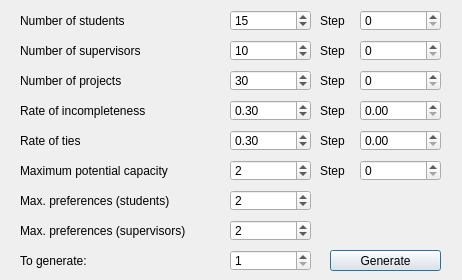
<?xml version="1.0" encoding="UTF-8"?>
<ui version="4.0">
 <class>DataGenWindow</class>
 <widget class="QDialog" name="DataGenWindow">
  <property name="geometry">
   <rect>
    <x>0</x>
    <y>0</y>
    <width>462</width>
    <height>280</height>
   </rect>
  </property>
  <property name="sizePolicy">
   <sizepolicy hsizetype="Fixed" vsizetype="Fixed">
    <horstretch>0</horstretch>
    <verstretch>0</verstretch>
   </sizepolicy>
  </property>
  <property name="maximumSize">
   <size>
    <width>560</width>
    <height>400</height>
   </size>
  </property>
  <property name="windowTitle">
   <string>SPASuite Dataset Generator</string>
  </property>
  <property name="windowIcon">
   <iconset>
    <normalon>:/resources/resource/win_icon.png</normalon>
   </iconset>
  </property>
  <widget class="QLabel" name="numStudentsLabel">
   <property name="geometry">
    <rect>
     <x>20</x>
     <y>10</y>
     <width>161</width>
     <height>21</height>
    </rect>
   </property>
   <property name="toolTip">
    <string>Number of students (also number of genes in chromosome)</string>
   </property>
   <property name="text">
    <string>Number of students</string>
   </property>
  </widget>
  <widget class="QSpinBox" name="numStudentsVal">
   <property name="geometry">
    <rect>
     <x>230</x>
     <y>10</y>
     <width>81</width>
     <height>21</height>
    </rect>
   </property>
   <property name="minimum">
    <number>1</number>
   </property>
   <property name="maximum">
    <number>499</number>
   </property>
   <property name="value">
    <number>15</number>
   </property>
  </widget>
  <widget class="QLabel" name="numSupervisorsLabel">
   <property name="geometry">
    <rect>
     <x>20</x>
     <y>40</y>
     <width>161</width>
     <height>21</height>
    </rect>
   </property>
   <property name="toolTip">
    <string>Number of supervisors</string>
   </property>
   <property name="text">
    <string>Number of supervisors</string>
   </property>
  </widget>
  <widget class="QSpinBox" name="numSupervisorsVal">
   <property name="geometry">
    <rect>
     <x>230</x>
     <y>40</y>
     <width>81</width>
     <height>21</height>
    </rect>
   </property>
   <property name="minimum">
    <number>1</number>
   </property>
   <property name="maximum">
    <number>499</number>
   </property>
   <property name="value">
    <number>10</number>
   </property>
  </widget>
  <widget class="QLabel" name="numProjectsLabel">
   <property name="geometry">
    <rect>
     <x>20</x>
     <y>70</y>
     <width>161</width>
     <height>21</height>
    </rect>
   </property>
   <property name="toolTip">
    <string>Number of projects</string>
   </property>
   <property name="text">
    <string>Number of projects</string>
   </property>
  </widget>
  <widget class="QSpinBox" name="numProjectsVal">
   <property name="geometry">
    <rect>
     <x>230</x>
     <y>70</y>
     <width>81</width>
     <height>21</height>
    </rect>
   </property>
   <property name="minimum">
    <number>1</number>
   </property>
   <property name="maximum">
    <number>999</number>
   </property>
   <property name="value">
    <number>30</number>
   </property>
  </widget>
  <widget class="QDoubleSpinBox" name="incompletenessVal">
   <property name="geometry">
    <rect>
     <x>230</x>
     <y>100</y>
     <width>81</width>
     <height>21</height>
    </rect>
   </property>
   <property name="maximum">
    <double>1.000000000000000</double>
   </property>
   <property name="singleStep">
    <double>0.010000000000000</double>
   </property>
   <property name="value">
    <double>0.300000000000000</double>
   </property>
  </widget>
  <widget class="QLabel" name="incompletenessLabel">
   <property name="geometry">
    <rect>
     <x>20</x>
     <y>100</y>
     <width>161</width>
     <height>21</height>
    </rect>
   </property>
   <property name="toolTip">
    <string>The probability to skip assigning a project</string>
   </property>
   <property name="text">
    <string>Rate of incompleteness</string>
   </property>
  </widget>
  <widget class="QPushButton" name="pushButton">
   <property name="geometry">
    <rect>
     <x>330</x>
     <y>250</y>
     <width>111</width>
     <height>21</height>
    </rect>
   </property>
   <property name="text">
    <string>Generate</string>
   </property>
  </widget>
  <widget class="QLabel" name="tiesLabel">
   <property name="geometry">
    <rect>
     <x>20</x>
     <y>130</y>
     <width>161</width>
     <height>21</height>
    </rect>
   </property>
   <property name="toolTip">
    <string>The probability that a project will be equal preference to the previous assignment</string>
   </property>
   <property name="text">
    <string>Rate of ties</string>
   </property>
  </widget>
  <widget class="QDoubleSpinBox" name="tiesVal">
   <property name="geometry">
    <rect>
     <x>230</x>
     <y>130</y>
     <width>81</width>
     <height>21</height>
    </rect>
   </property>
   <property name="maximum">
    <double>1.000000000000000</double>
   </property>
   <property name="singleStep">
    <double>0.010000000000000</double>
   </property>
   <property name="value">
    <double>0.300000000000000</double>
   </property>
  </widget>
  <widget class="QLabel" name="maxCapacityLabel">
   <property name="geometry">
    <rect>
     <x>20</x>
     <y>160</y>
     <width>191</width>
     <height>21</height>
    </rect>
   </property>
   <property name="toolTip">
    <string>The maximum capacity that projects and supervisors may have</string>
   </property>
   <property name="text">
    <string>Maximum potential capacity</string>
   </property>
  </widget>
  <widget class="QSpinBox" name="maxCapacityVal">
   <property name="geometry">
    <rect>
     <x>230</x>
     <y>160</y>
     <width>81</width>
     <height>21</height>
    </rect>
   </property>
   <property name="minimum">
    <number>1</number>
   </property>
   <property name="maximum">
    <number>999</number>
   </property>
   <property name="value">
    <number>2</number>
   </property>
  </widget>
  <widget class="QLabel" name="studentMaxPrefLabel">
   <property name="geometry">
    <rect>
     <x>20</x>
     <y>190</y>
     <width>191</width>
     <height>21</height>
    </rect>
   </property>
   <property name="toolTip">
    <string>Maximum preferences a student may have</string>
   </property>
   <property name="text">
    <string>Max. preferences (students)</string>
   </property>
  </widget>
  <widget class="QLabel" name="supervisorMaxPrefLabel">
   <property name="geometry">
    <rect>
     <x>20</x>
     <y>220</y>
     <width>201</width>
     <height>21</height>
    </rect>
   </property>
   <property name="toolTip">
    <string>Maximum preferences a supervisor may have</string>
   </property>
   <property name="text">
    <string>Max. preferences (supervisors)</string>
   </property>
  </widget>
  <widget class="QSpinBox" name="studentMaxPrefVal">
   <property name="geometry">
    <rect>
     <x>230</x>
     <y>190</y>
     <width>81</width>
     <height>21</height>
    </rect>
   </property>
   <property name="minimum">
    <number>1</number>
   </property>
   <property name="maximum">
    <number>999</number>
   </property>
   <property name="value">
    <number>2</number>
   </property>
  </widget>
  <widget class="QSpinBox" name="supervisorMaxPrefVal">
   <property name="geometry">
    <rect>
     <x>230</x>
     <y>220</y>
     <width>81</width>
     <height>21</height>
    </rect>
   </property>
   <property name="minimum">
    <number>1</number>
   </property>
   <property name="maximum">
    <number>999</number>
   </property>
   <property name="value">
    <number>2</number>
   </property>
  </widget>
  <widget class="QSpinBox" name="numDatasetsVal">
   <property name="geometry">
    <rect>
     <x>230</x>
     <y>250</y>
     <width>81</width>
     <height>21</height>
    </rect>
   </property>
   <property name="minimum">
    <number>1</number>
   </property>
   <property name="maximum">
    <number>1000</number>
   </property>
   <property name="value">
    <number>1</number>
   </property>
  </widget>
  <widget class="QLabel" name="numDatasetsLabel">
   <property name="geometry">
    <rect>
     <x>20</x>
     <y>250</y>
     <width>81</width>
     <height>21</height>
    </rect>
   </property>
   <property name="toolTip">
    <string>The number of datasets to generate</string>
   </property>
   <property name="text">
    <string>To generate:</string>
   </property>
  </widget>
  <widget class="QLabel" name="stepLabel1">
   <property name="geometry">
    <rect>
     <x>320</x>
     <y>10</y>
     <width>41</width>
     <height>21</height>
    </rect>
   </property>
   <property name="text">
    <string>Step</string>
   </property>
  </widget>
  <widget class="QLabel" name="stepLabel2">
   <property name="geometry">
    <rect>
     <x>320</x>
     <y>40</y>
     <width>41</width>
     <height>21</height>
    </rect>
   </property>
   <property name="text">
    <string>Step</string>
   </property>
  </widget>
  <widget class="QLabel" name="stepLabel3">
   <property name="geometry">
    <rect>
     <x>320</x>
     <y>70</y>
     <width>41</width>
     <height>21</height>
    </rect>
   </property>
   <property name="text">
    <string>Step</string>
   </property>
  </widget>
  <widget class="QSpinBox" name="studentsStepVal">
   <property name="geometry">
    <rect>
     <x>360</x>
     <y>10</y>
     <width>81</width>
     <height>21</height>
    </rect>
   </property>
   <property name="minimum">
    <number>0</number>
   </property>
   <property name="maximum">
    <number>9999</number>
   </property>
   <property name="value">
    <number>0</number>
   </property>
  </widget>
  <widget class="QSpinBox" name="supervisorsStepVal">
   <property name="geometry">
    <rect>
     <x>360</x>
     <y>40</y>
     <width>81</width>
     <height>21</height>
    </rect>
   </property>
   <property name="minimum">
    <number>0</number>
   </property>
   <property name="maximum">
    <number>9999</number>
   </property>
   <property name="value">
    <number>0</number>
   </property>
  </widget>
  <widget class="QSpinBox" name="projectsStepVal">
   <property name="geometry">
    <rect>
     <x>360</x>
     <y>70</y>
     <width>81</width>
     <height>21</height>
    </rect>
   </property>
   <property name="minimum">
    <number>0</number>
   </property>
   <property name="maximum">
    <number>9999</number>
   </property>
   <property name="value">
    <number>0</number>
   </property>
  </widget>
  <widget class="QDoubleSpinBox" name="tiesStepVal">
   <property name="geometry">
    <rect>
     <x>360</x>
     <y>130</y>
     <width>81</width>
     <height>21</height>
    </rect>
   </property>
   <property name="maximum">
    <double>1.000000000000000</double>
   </property>
   <property name="singleStep">
    <double>0.010000000000000</double>
   </property>
   <property name="value">
    <double>0.000000000000000</double>
   </property>
  </widget>
  <widget class="QLabel" name="stepLabel4">
   <property name="geometry">
    <rect>
     <x>320</x>
     <y>130</y>
     <width>41</width>
     <height>21</height>
    </rect>
   </property>
   <property name="text">
    <string>Step</string>
   </property>
  </widget>
  <widget class="QLabel" name="stepLabel5">
   <property name="geometry">
    <rect>
     <x>320</x>
     <y>160</y>
     <width>41</width>
     <height>21</height>
    </rect>
   </property>
   <property name="text">
    <string>Step</string>
   </property>
  </widget>
  <widget class="QSpinBox" name="capacityStepVal">
   <property name="geometry">
    <rect>
     <x>360</x>
     <y>160</y>
     <width>81</width>
     <height>21</height>
    </rect>
   </property>
   <property name="minimum">
    <number>0</number>
   </property>
   <property name="maximum">
    <number>9999</number>
   </property>
   <property name="value">
    <number>0</number>
   </property>
  </widget>
  <widget class="QLabel" name="stepLabel5_2">
   <property name="geometry">
    <rect>
     <x>320</x>
     <y>100</y>
     <width>41</width>
     <height>21</height>
    </rect>
   </property>
   <property name="text">
    <string>Step</string>
   </property>
  </widget>
  <widget class="QDoubleSpinBox" name="incompletenessStepVal">
   <property name="geometry">
    <rect>
     <x>360</x>
     <y>100</y>
     <width>81</width>
     <height>21</height>
    </rect>
   </property>
   <property name="maximum">
    <double>1.000000000000000</double>
   </property>
   <property name="singleStep">
    <double>0.010000000000000</double>
   </property>
   <property name="value">
    <double>0.000000000000000</double>
   </property>
  </widget>
 </widget>
 <resources/>
 <connections/>
</ui>
